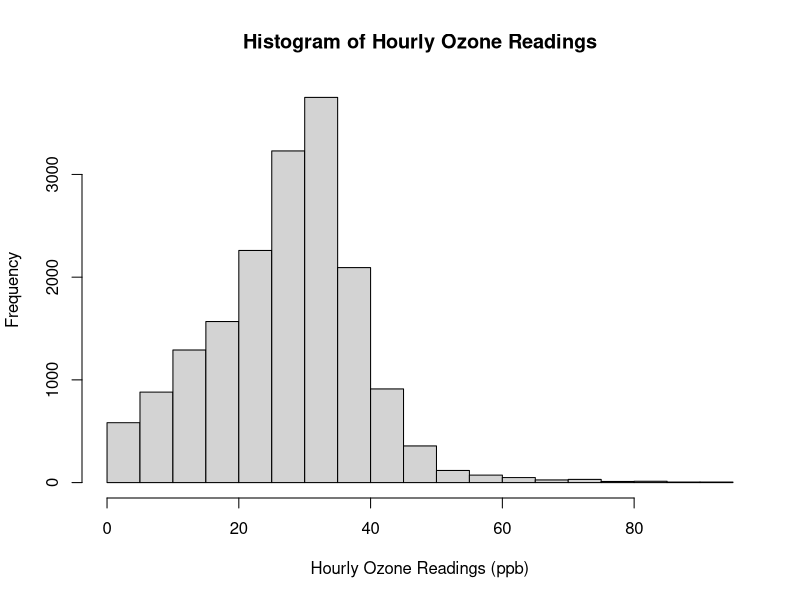
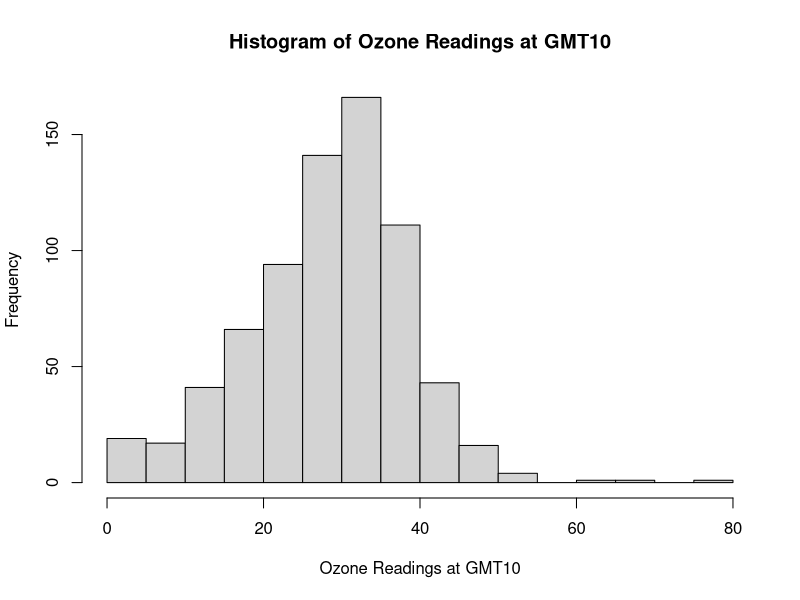

Source code (R) for these figures, in order:
## ---- chunk 1
library(knitr); library(kableExtra)
ozone = read.csv('ozone.csv'); ozone_vec = as.vector(t(ozone[,2:25]))
hist(ozone[,2:25][!is.na(ozone[,2:25])], main='Histogram of Hourly Ozone Readings',
     xlab='Hourly Ozone Readings (ppb)')
ozone_stats = data.frame(Mean=mean(ozone_vec,na.rm=T), Std.=sd(ozone_vec,na.rm=T),
                         Median=median(ozone_vec,na.rm=T))
kable(ozone_stats, caption='臭氧观测数据总体的描述性统计量', format='latex', 
      digits=3, booktabs=TRUE) %>% kable_styling(latex_options = 'HOLD_position')
## ---- chunk 2
set.seed(1122)
k = sample(1:24, 1); ozone_sys24 = ozone[,k+1]
hist(ozone_sys24, main=paste0('Histogram of Ozone Readings at GMT',k),
     xlab=paste0('Ozone Readings at GMT',k))
## ---- chunk 3
ozone_sampleStats = data.frame(Mean=mean(ozone_sys24,na.rm=T),Std.=sd(ozone_sys24,na.rm=T),
                               Median=median(ozone_sys24,na.rm=T))
kable(ozone_sampleStats,caption='臭氧观测数据样本的描述性统计量',format='latex',
      digits=3, booktabs=TRUE) %>% kable_styling(latex_options = 'HOLD_position')
## ---- chunk 4
n = dim(ozone)[1]
ybar = mean(ozone_sys24,na.rm=T); s2_y = var(ozone_sys24,na.rm=T)
SE_ybar = sqrt((1-1/24)/n * s2_y)
ybar_CI_lb = ybar - qnorm(0.975)*SE_ybar; ybar_CI_ub = ybar + qnorm(0.975)*SE_ybar
print(paste0('总体均值的95%置信区间为 [',round(ybar_CI_lb,3),' , ',
             round(ybar_CI_ub,3),']'), quote=F)
## ---- chunk 5
ozone_sys96 = matrix(c(ozone_vec,rep(NA,48)), nrow=183, ncol=96, byrow=T)
set.seed(12345)
PSU_k = sample(1:96, 4, replace=T)
ozone_sys96_PSU4 = ozone_sys96[,PSU_k]
print(paste0('所抽取的4个PSU为 ', paste(PSU_k,collapse=',')), quote=F)
## ---- chunk 6
N = 96; n = 4; M = 183; f = n/N
y_iU = colMeans(ozone_sys96_PSU4, na.rm=T)
y_barhat = mean(y_iU)
SE_y_barhat = sqrt((1-f)/n * var(y_iU))
y_barhat_CI_lb = y_barhat - qnorm(0.975) * SE_y_barhat
y_barhat_CI_ub = y_barhat + qnorm(0.975) * SE_y_barhat
## ---- chunk 7
supple = read.csv('supple.csv')
n=2; m=2; N=4; M=3; f=n/N; f2=m/M
set.seed(1111); PSU=sample(1:N, n)
SSU=matrix(rep(0,4),nrow=2,ncol=2,dimnames=list(paste0('PSU',PSU),c('SSU_k1','SSU_k2')))
set.seed(2222)
for (i in PSU){
  set.seed(sample(1:1000,1))
  SSU_num = sample(1:M, m)
  SSU[paste0('PSU',i), ] = as.vector(t(supple[i, SSU_num]))
}
y_barhat = sum(SSU) / (n*m)
kable(SSU, caption='采用二阶整群抽样法抽取的样本', format='latex', booktabs=TRUE) %>%
  kable_styling(latex_options = 'HOLD_position')
## ---- chunk 8
supple_vec = as.vector(t(supple)); t_i = rowSums(supple)
ybar_U = mean(supple_vec); S2 = var(supple_vec); S2_t = var(t_i)
S2_i = apply(supple, 1, var)
V_y_barhat = (1-f)/(M^2 * n) * S2_t + (1-f2)/(n*m*N) * sum(S2_i)
## ---- chunk 9
library(stringr)
PSU=c(); SSU=c(); Sample=c()
ybar_hat=c(); s2_t = c(); s2_1=c(); s2_2=c(); s2_3=c(); s2_4=c()
Vhat_ybar_hat=c(); Vhat_WR_y_barhat=c()

get_PSU_char = function(vec){
  return(paste0('[', vec[1], ',', vec[2], ']'))
}
get_SSU_char = function(vec){
  return(paste0('[(',vec[1],',',vec[2],'),(',vec[3],',',vec[4],')]'))
}
get_sample_char = function(vec){
  vec_char = sapply(vec, str_pad, 2, 'left')
  return(paste0('[(',vec_char[1],',',vec_char[2],'),(',vec_char[3],',',vec_char[4],')]'))
}
calc_s2_t = function(vec){
  t_i = c(mean(vec[1:2]) * 3, mean(vec[3:4]) * 3); s2_t = var(t_i)
  return(s2_t)
}
calc_Vhat_ybar = function(s2_t,s2_i_list){
  Vhat_ybar = (1-f)/(M^2*n) * s2_t + (1-f2)/(n*m*N) * sum(s2_i_list,na.rm=T)
  return(Vhat_ybar)
}

for (v1 in 1:dim(t(combn(N,n)))[1]){
  vec_i = t(combn(N,n))[v1,]
  PSU_sample = supple[vec_i,]
  for (v2 in 1:dim(t(combn(M,m)))[1]){
    vec_j1 = t(combn(M,m))[v2,]
    for (v3 in 1:dim(t(combn(M,m)))[1]){
      vec_j2 = t(combn(M,m))[v3,]; SSU_nums = c(vec_j1, vec_j2)
      SSU_sample_vec = c(t(PSU_sample[1,vec_j1]), t(PSU_sample[2,vec_j2]))
      PSU = c(PSU, get_PSU_char(vec_i)); SSU = c(SSU, get_SSU_char(SSU_nums))
      Sample = c(Sample, get_sample_char(SSU_sample_vec))
      
      ybar_hat = c(ybar_hat, mean(SSU_sample_vec))
      s2_t_value = calc_s2_t(SSU_sample_vec)
      s2_t = c(s2_t, s2_t_value)
      s2_i_list = rep(NA,4)
      s2_i_list[vec_i] = c(var(SSU_sample_vec[1:2]),var(SSU_sample_vec[3:4]))
      s2_1 = c(s2_1,s2_i_list[1]); s2_2 = c(s2_2,s2_i_list[2])
      s2_3 = c(s2_3,s2_i_list[3]); s2_4 = c(s2_4,s2_i_list[4])
      Vhat_ybar_hat = c(Vhat_ybar_hat, calc_Vhat_ybar(s2_t_value,s2_i_list))
      Vhat_WR_y_barhat = c(Vhat_WR_y_barhat, s2_t_value/(M^2*n))
    }
  }
}

SampleNum = 1:54

result = data.frame(cbind(SampleNum, PSU, SSU, Sample, ybar_hat, s2_t, s2_1, s2_2, 
                          s2_3, s2_4, Vhat_ybar_hat, Vhat_WR_y_barhat))
res_print = data.frame(cbind(SampleNum, PSU, SSU, Sample, ybar_hat, s2_t, s2_1, s2_2, s2_3,
                             s2_4, round(Vhat_ybar_hat,2), round(Vhat_WR_y_barhat,2)))
colnames(res_print) = c("样本","PSU编号","SSU编号","样本数据",r"{$\hat{\bar{y}}$}",
                        "$s_t^2$","$s_1^2$","$s_2^2$","$s_3^2$","$s_4^2$",
                        r"{$\hat{V}(\hat{\bar{y}})$}",r"{$\hat{V}_{WR}(\hat{\bar{y}})$}")
opts = options(knitr.kable.NA = "/")
res_print %>%
  kable(format='latex', caption='所有二阶整群样本及其统计量', escape=F, booktabs=T,
        longtable=T) %>% 
  kable_styling(latex_options='HOLD_position')
## ---- chunk 10
E_ybar_hat = mean(ybar_hat)
E_Vhat_ybar_hat = mean(Vhat_ybar_hat)
var_Vhat = var(Vhat_ybar_hat)
E_Vhat_WR = mean(Vhat_WR_y_barhat); var_Vhat_WR = var(Vhat_WR_y_barhat)
E_s2_t = mean(s2_t)
